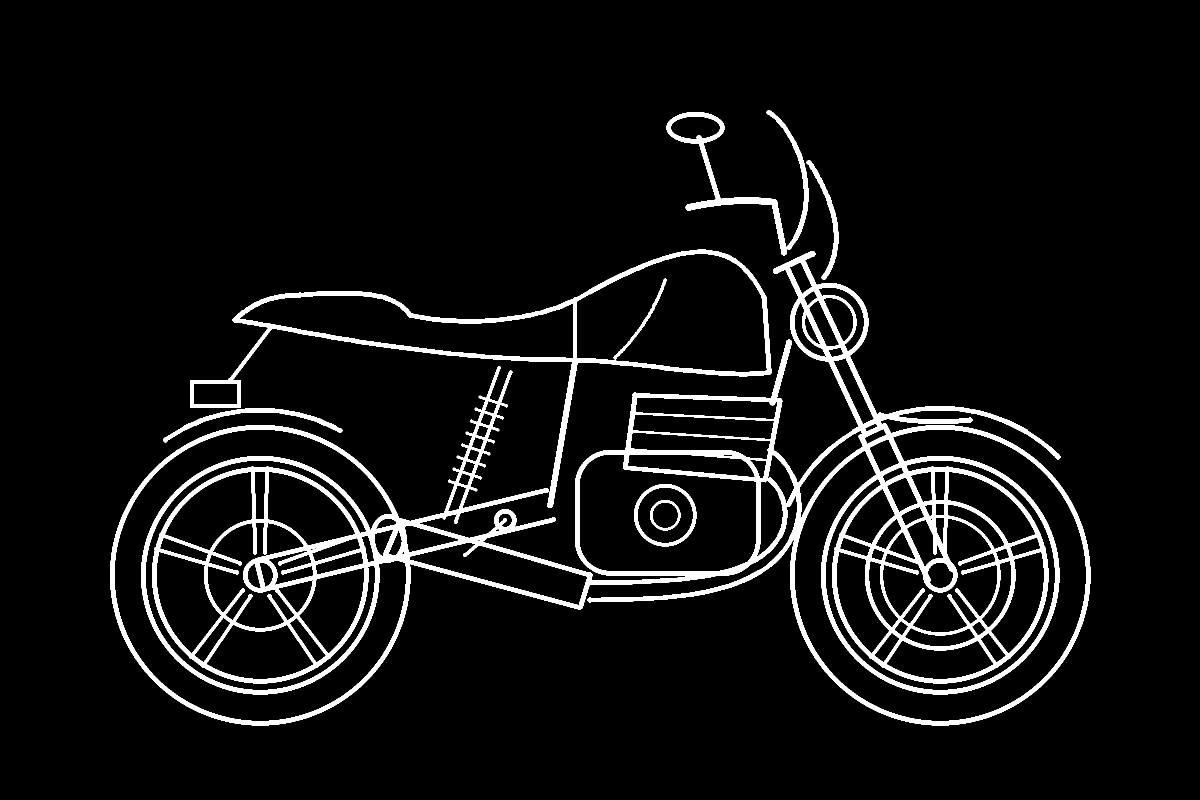
#> input picture tools/art/bike.png, 2400 x 1600 px (shown at 1/2 size)
$ python make_tyre_bike.py
#> lines starting #> are read from the running program, lines starting #| are printed output that depends on the picture; after the words box and inside, x2 and y2 are one past the last pixel; in counts of white or black regions, pixels touching at a corner belong together
"""
Builds the Tyres page's bike from a line drawing (white lines on black, bike
facing right, rear wheel on the left). The page puts a ring over each tyre
with its pressure inside, so the tyres themselves are the gauges.

Thin strokes scaled down to the page would fade to nothing, so they are
thickened first, then scaled with smoothing and brightened back to full lines.

    python tools/make_tyre_bike.py [<drawing.png> [--rear X,Y,R --front X,Y,R]]

The defaults are tools/art/bike.png (from tools/make_bike_art.py) and its tyre
positions. For your own drawing, give each tyre's centre and outer radius in
the drawing's pixels. Writes main/ui/assets/tyre_bike.c (LVGL 9 RGB565),
main/ui/assets/tyre_bike.h (size, tyre centres and radii) and
tools/tyre_bike_preview.png. Needs Pillow and numpy.
"""
import argparse
from pathlib import Path

import numpy as np
from PIL import Image, ImageFilter

ROOT = Path(__file__).resolve().parent.parent

# tools/art/bike.png: each tyre's centre and outer radius.
DRAWING = ROOT / "tools" / "art" / "bike.png"
REAR = (520, 1150, 300)
FRONT = (1880, 1150, 300)
FRONT_R_PAGE = 36         # the front tyre's radius on the page, px (the rings still fit "2.25" inside)
THICKEN = 5               # MaxFilter size at full size: a ~9 px stroke becomes ~13, about 1.6 px on the page
GAIN = 1.7                # brightens the smoothed lines back up
LINE = (214, 219, 226)    # the lines' colour at full strength


def xyr(text):
    x, y, r = (int(v) for v in text.split(","))
    return x, y, r


def main():
    ap = argparse.ArgumentParser(description=__doc__, formatter_class=argparse.RawDescriptionHelpFormatter)
    ap.add_argument("drawing", nargs="?", default=DRAWING)
    ap.add_argument("--rear", type=xyr, default=REAR, help="rear tyre centre and outer radius, X,Y,R")
    ap.add_argument("--front", type=xyr, default=FRONT, help="front tyre centre and outer radius, X,Y,R")
    args = ap.parse_args()
    REAR_, FRONT_ = args.rear, args.front
    src = Image.open(args.drawing).convert("L")
#> src is the input picture: PIL image 2400x1600 L; 6.6% white; 8 white regions, largest, box (x1, y1, x2, y2) and area: (220, 502, 2181, 1451) 204906, (380, 499, 1543, 1016) 27338, (1333, 220, 1617, 511) 9650
    a = np.asarray(src)
    ys, xs = np.nonzero(a > 128)
    pad = 12
    box = (xs.min() - pad, ys.min() - pad, xs.max() + pad, ys.max() + pad)
#> box = (208, 208, 2192, 1462)
    s = FRONT_R_PAGE / FRONT_[2]
    w, h = round((box[2] - box[0]) * s), round((box[3] - box[1]) * s)
#> w = 238; h = 150
    lines = src.crop(box).filter(ImageFilter.MaxFilter(THICKEN)).resize((w, h), Image.LANCZOS)
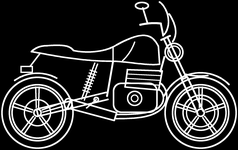
#> lines: PIL image 238x150 L; min 0, max 255, mean 40.9
    k = np.clip(np.asarray(lines).astype(np.float32) / 255.0 * GAIN, 0.0, 1.0)
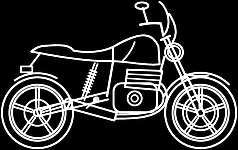
#> k: shape (150, 238) float32; min 0, max 1, mean 0.198
    rgb = (k[..., None] * np.array(LINE, np.float32)).round().astype(np.uint8)
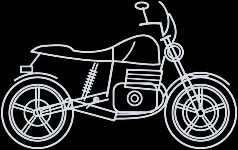
#> rgb: shape (150, 238, 3); mean of channels 0, 1, 2 42.5, 43.4, 44.9; drawn as R, G, B
    img = Image.fromarray(rgb, "RGB")

    def page_xy(c):
        return round((c[0] - box[0]) * s), round((c[1] - box[1]) * s), round(c[2] * s)

    rear, front = page_xy(REAR_), page_xy(FRONT_)
#> rear = (37, 113, 36); front = (201, 113, 36)
    write_c(img, ROOT / "main" / "ui" / "assets" / "tyre_bike.c")
    (ROOT / "main" / "ui" / "assets" / "tyre_bike.h").write_text(
        "/* Generated by tools/make_tyre_bike.py. Do not edit. */\n"
        "#pragma once\n\n"
        '#include "lvgl.h"\n\n'
        "LV_IMAGE_DECLARE(tyre_bike);\n\n"
        "// The image's size, and each tyre's centre and outer radius in it, px.\n"
        f"#define TYRE_BIKE_W       {w}\n"
        f"#define TYRE_BIKE_H       {h}\n"
        f"#define TYRE_BIKE_REAR_X  {rear[0]}\n"
        f"#define TYRE_BIKE_REAR_Y  {rear[1]}\n"
        f"#define TYRE_BIKE_REAR_R  {rear[2]}\n"
        f"#define TYRE_BIKE_FRONT_X {front[0]}\n"
        f"#define TYRE_BIKE_FRONT_Y {front[1]}\n"
        f"#define TYRE_BIKE_FRONT_R {front[2]}\n"
    )
    img.save(ROOT / "tools" / "tyre_bike_preview.png")
    print(f"tyre bike {w}x{h}; rear tyre {rear}, front tyre {front}")


def write_c(img, path):
    data = bytearray()
    for r, g, b in img.convert("RGB").get_flattened_data():
        v = ((r & 0xF8) << 8) | ((g & 0xFC) << 3) | (b >> 3)
        data += bytes((v & 0xFF, v >> 8))   # little endian, LVGL's native RGB565
#> this loop made 0 passes
    lines = [", ".join(f"0x{b:02x}" for b in data[i:i + 24]) for i in range(0, len(data), 24)]
    path.write_text(
        "/* Generated by tools/make_tyre_bike.py. Do not edit. */\n"
        '#include "lvgl.h"\n\n'
        "static const LV_ATTRIBUTE_LARGE_CONST uint8_t tyre_bike_map[] = {\n    "
        + ",\n    ".join(lines)
        + "\n};\n\n"
        "const lv_image_dsc_t tyre_bike = {\n"
        "    .header = {\n"
        "        .magic = LV_IMAGE_HEADER_MAGIC,\n"
        "        .cf = LV_COLOR_FORMAT_RGB565,\n"
        f"        .w = {img.width},\n"
        f"        .h = {img.height},\n"
        f"        .stride = {img.width * 2},\n"
        "    },\n"
        "    .data_size = sizeof(tyre_bike_map),\n"
        "    .data = tyre_bike_map,\n"
        "};\n"
    )


if __name__ == "__main__":
#> (the run stopped early here; a loop or call above may not have finished)
